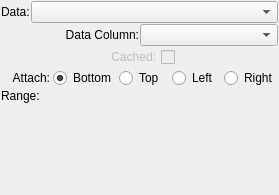
<?xml version="1.0" encoding="UTF-8"?>
<ui version="4.0">
 <class>AxisWidget</class>
 <widget class="QWidget" name="AxisWidget">
  <property name="geometry">
   <rect>
    <x>0</x>
    <y>0</y>
    <width>279</width>
    <height>195</height>
   </rect>
  </property>
  <property name="sizePolicy">
   <sizepolicy hsizetype="Preferred" vsizetype="Fixed">
    <horstretch>0</horstretch>
    <verstretch>0</verstretch>
   </sizepolicy>
  </property>
  <property name="maximumSize">
   <size>
    <width>16777215</width>
    <height>200</height>
   </size>
  </property>
  <property name="windowTitle">
   <string>PlotMS Axis Widget</string>
  </property>
  <layout class="QVBoxLayout" name="verticalLayout_2">
   <property name="spacing">
    <number>1</number>
   </property>
   <property name="margin">
    <number>1</number>
   </property>
   <item>
    <layout class="QHBoxLayout" name="horizontalLayout_2">
     <item>
      <widget class="QLabel" name="axisLabel">
       <property name="text">
        <string>Data:</string>
       </property>
      </widget>
     </item>
     <item>
      <widget class="QComboBox" name="chooser">
       <property name="sizePolicy">
        <sizepolicy hsizetype="Expanding" vsizetype="Fixed">
         <horstretch>0</horstretch>
         <verstretch>0</verstretch>
        </sizepolicy>
       </property>
      </widget>
     </item>
    </layout>
   </item>
   <item>
    <layout class="QHBoxLayout" name="horizontalLayout_3">
     <item>
      <widget class="QLabel" name="dataLabel">
       <property name="text">
        <string>Data Column:</string>
       </property>
       <property name="textFormat">
        <enum>Qt::RichText</enum>
       </property>
       <property name="alignment">
        <set>Qt::AlignRight|Qt::AlignTrailing|Qt::AlignVCenter</set>
       </property>
      </widget>
     </item>
     <item>
      <widget class="QComboBox" name="dataChooser"/>
     </item>
    </layout>
   </item>
   <item>
    <layout class="QHBoxLayout" name="horizontalLayout_4">
     <item>
      <spacer name="horizontalSpacer_2">
       <property name="orientation">
        <enum>Qt::Horizontal</enum>
       </property>
       <property name="sizeHint" stdset="0">
        <size>
         <width>40</width>
         <height>20</height>
        </size>
       </property>
      </spacer>
     </item>
     <item>
      <widget class="QCheckBox" name="inCache">
       <property name="enabled">
        <bool>false</bool>
       </property>
       <property name="sizePolicy">
        <sizepolicy hsizetype="Preferred" vsizetype="Fixed">
         <horstretch>0</horstretch>
         <verstretch>0</verstretch>
        </sizepolicy>
       </property>
       <property name="layoutDirection">
        <enum>Qt::RightToLeft</enum>
       </property>
       <property name="text">
        <string>Cached:</string>
       </property>
      </widget>
     </item>
     <item>
      <spacer name="horizontalSpacer">
       <property name="orientation">
        <enum>Qt::Horizontal</enum>
       </property>
       <property name="sizeHint" stdset="0">
        <size>
         <width>40</width>
         <height>20</height>
        </size>
       </property>
      </spacer>
     </item>
    </layout>
   </item>
   <item>
    <widget class="QFrame" name="attachFrame">
     <property name="frameShape">
      <enum>QFrame::NoFrame</enum>
     </property>
     <property name="frameShadow">
      <enum>QFrame::Raised</enum>
     </property>
     <layout class="QHBoxLayout" name="horizontalLayout">
      <property name="spacing">
       <number>3</number>
      </property>
      <property name="margin">
       <number>0</number>
      </property>
      <item>
       <widget class="QLabel" name="attachLabel">
        <property name="minimumSize">
         <size>
          <width>0</width>
          <height>0</height>
         </size>
        </property>
        <property name="maximumSize">
         <size>
          <width>16777215</width>
          <height>16777215</height>
         </size>
        </property>
        <property name="text">
         <string>Attach:</string>
        </property>
        <property name="textFormat">
         <enum>Qt::RichText</enum>
        </property>
        <property name="alignment">
         <set>Qt::AlignRight|Qt::AlignTrailing|Qt::AlignVCenter</set>
        </property>
       </widget>
      </item>
      <item>
       <widget class="QRadioButton" name="attachBottom">
        <property name="text">
         <string>Bottom</string>
        </property>
        <property name="checked">
         <bool>true</bool>
        </property>
       </widget>
      </item>
      <item>
       <widget class="QRadioButton" name="attachTop">
        <property name="text">
         <string>Top</string>
        </property>
       </widget>
      </item>
      <item>
       <widget class="QRadioButton" name="attachLeft">
        <property name="text">
         <string>Left</string>
        </property>
       </widget>
      </item>
      <item>
       <widget class="QRadioButton" name="attachRight">
        <property name="text">
         <string>Right</string>
        </property>
       </widget>
      </item>
     </layout>
    </widget>
   </item>
   <item>
    <layout class="QHBoxLayout" name="horizontalLayout_5">
     <item>
      <layout class="QVBoxLayout" name="verticalLayout">
       <item>
        <widget class="QLabel" name="rangeLabel">
         <property name="text">
          <string>Range:</string>
         </property>
         <property name="textFormat">
          <enum>Qt::RichText</enum>
         </property>
         <property name="alignment">
          <set>Qt::AlignLeading|Qt::AlignLeft|Qt::AlignTop</set>
         </property>
        </widget>
       </item>
       <item>
        <spacer name="verticalSpacer_2">
         <property name="orientation">
          <enum>Qt::Vertical</enum>
         </property>
         <property name="sizeHint" stdset="0">
          <size>
           <width>20</width>
           <height>40</height>
          </size>
         </property>
        </spacer>
       </item>
      </layout>
     </item>
     <item>
      <widget class="QFrame" name="rangeFrame">
       <property name="sizePolicy">
        <sizepolicy hsizetype="Expanding" vsizetype="Preferred">
         <horstretch>0</horstretch>
         <verstretch>0</verstretch>
        </sizepolicy>
       </property>
       <property name="maximumSize">
        <size>
         <width>16777215</width>
         <height>225</height>
        </size>
       </property>
       <property name="frameShape">
        <enum>QFrame::NoFrame</enum>
       </property>
       <property name="frameShadow">
        <enum>QFrame::Raised</enum>
       </property>
      </widget>
     </item>
    </layout>
   </item>
  </layout>
 </widget>
 <resources/>
 <connections/>
</ui>
